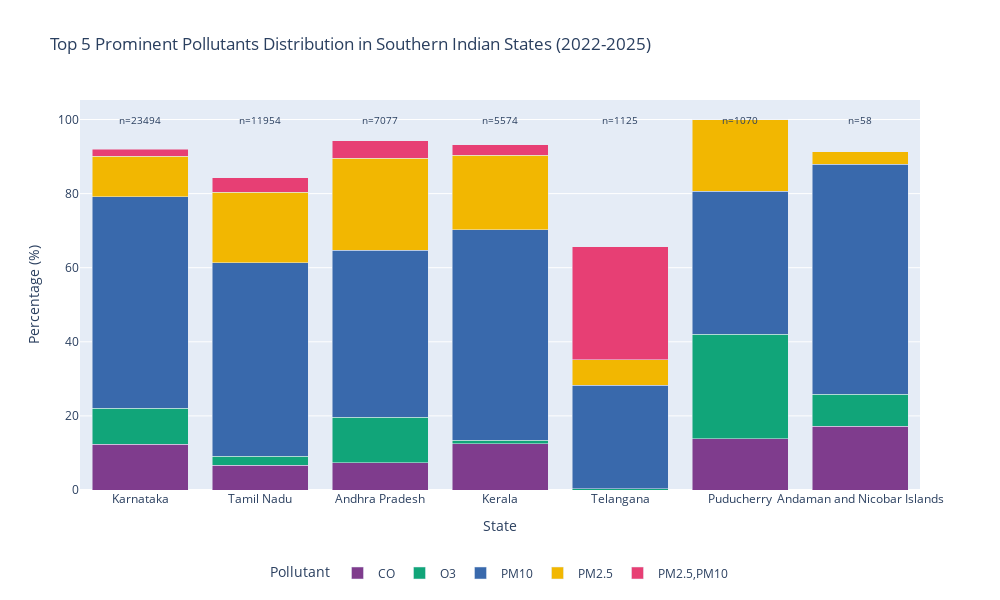

Notebook code cell kept with this figure:
### Code cell
# Create a clean visualization for top 5 pollutants across Southern Indian states
# Get overall top 5 pollutants by frequency
top5_pollutants = pollutant_counts.groupby('prominent_pollutants')['count'].sum().sort_values(ascending=False).head(5).index

# Create a filtered dataframe for better visualization
vis_data = pollutant_counts[pollutant_counts['prominent_pollutants'].isin(top5_pollutants)].copy()

# Sort states by total number of readings for better visualization
state_order = state_totals.sort_values('total', ascending=False)['state']

# Create a stacked bar chart to show distribution
fig = px.bar(
    vis_data, 
    x='state', 
    y='percentage',
    color='prominent_pollutants',
    barmode='stack',
    height=600,
    width=1000,
    color_discrete_sequence=px.colors.qualitative.Bold,
    title='Top 5 Prominent Pollutants Distribution in Southern Indian States (2022-2025)',
    category_orders={"state": state_order}
)

# Customize layout
fig.update_layout(
    xaxis_title='State',
    yaxis_title='Percentage (%)',
    legend_title='Pollutant',
    legend=dict(orientation='h', yanchor='bottom', y=-0.25, xanchor='center', x=0.5)
)

# Add annotations for total readings
for state in southern_df['state'].unique():
    total = pollutant_counts[pollutant_counts['state'] == state]['total'].iloc[0]
    fig.add_annotation(
        x=state,
        y=100,
        text=f"n={total}",
        showarrow=False,
        font=dict(size=10)
    )

fig.show()

### Figure 1 — Plotly figure (JSON) as saved in the notebook; plotly's stock layout.template omitted (floating-point values rounded to 4 significant figures)
{"data": [{"hovertemplate": "prominent_pollutants=CO<br>state=%{x}<br>percentage=%{y}<extra></extra>", "legendgroup": "CO", "marker": {"color": "rgb(127, 60, 141)", "pattern": {"shape": ""}}, "name": "CO", "orientation": "v", "showlegend": true, "textposition": "auto", "type": "bar", "x": ["Andaman and Nicobar Islands", "Andhra Pradesh", "Karnataka", "Kerala", "Puducherry", "Tamil Nadu"], "xaxis": "x", "y": [17.2, 7.3, 12.4, 12.5, 13.8, 6.7], "yaxis": "y"}, {"hovertemplate": "prominent_pollutants=O3<br>state=%{x}<br>percentage=%{y}<extra></extra>", "legendgroup": "O3", "marker": {"color": "rgb(17, 165, 121)", "pattern": {"shape": ""}}, "name": "O3", "orientation": "v", "showlegend": true, "textposition": "auto", "type": "bar", "x": ["Andaman and Nicobar Islands", "Andhra Pradesh", "Karnataka", "Kerala", "Puducherry", "Tamil Nadu", "Telangana"], "xaxis": "x", "y": [8.6, 12.4, 9.7, 0.9, 28.3, 2.4, 0.3], "yaxis": "y"}, {"hovertemplate": "prominent_pollutants=PM10<br>state=%{x}<br>percentage=%{y}<extra></extra>", "legendgroup": "PM10", "marker": {"color": "rgb(57, 105, 172)", "pattern": {"shape": ""}}, "name": "PM10", "orientation": "v", "showlegend": true, "textposition": "auto", "type": "bar", "x": ["Andaman and Nicobar Islands", "Andhra Pradesh", "Karnataka", "Kerala", "Puducherry", "Tamil Nadu", "Telangana"], "xaxis": "x", "y": [62.1, 45.0, 57.1, 56.8, 38.6, 52.3, 28.0], "yaxis": "y"}, {"hovertemplate": "prominent_pollutants=PM2.5<br>state=%{x}<br>percentage=%{y}<extra></extra>", "legendgroup": "PM2.5", "marker": {"color": "rgb(242, 183, 1)", "pattern": {"shape": ""}}, "name": "PM2.5", "orientation": "v", "showlegend": true, "textposition": "auto", "type": "bar", "x": ["Andaman and Nicobar Islands", "Andhra Pradesh", "Karnataka", "Kerala", "Puducherry", "Tamil Nadu", "Telangana"], "xaxis": "x", "y": [3.4, 24.8, 10.9, 20.1, 19.3, 19.0, 6.8], "yaxis": "y"}, {"hovertemplate": "prominent_pollutants=PM2.5,PM10<br>state=%{x}<br>percentage=%{y}<extra></extra>", "legendgroup": "PM2.5,PM10", "marker": {"color": "rgb(231, 63, 116)", "pattern": {"shape": ""}}, "name": "PM2.5,PM10", "orientation": "v", "showlegend": true, "textposition": "auto", "type": "bar", "x": ["Andhra Pradesh", "Karnataka", "Kerala", "Tamil Nadu", "Telangana"], "xaxis": "x", "y": [4.7, 1.9, 2.9, 3.9, 30.5], "yaxis": "y"}], "layout": {"annotations": [{"font": {"size": 10}, "showarrow": false, "text": "n=5574", "x": "Kerala", "y": 100}, {"font": {"size": 10}, "showarrow": false, "text": "n=23494", "x": "Karnataka", "y": 100}, {"font": {"size": 10}, "showarrow": false, "text": "n=11954", "x": "Tamil Nadu", "y": 100}, {"font": {"size": 10}, "showarrow": false, "text": "n=7077", "x": "Andhra Pradesh", "y": 100}, {"font": {"size": 10}, "showarrow": false, "text": "n=1125", "x": "Telangana", "y": 100}, {"font": {"size": 10}, "showarrow": false, "text": "n=1070", "x": "Puducherry", "y": 100}, {"font": {"size": 10}, "showarrow": false, "text": "n=58", "x": "Andaman and Nicobar Islands", "y": 100}], "barmode": "stack", "height": 600, "legend": {"orientation": "h", "title": {"text": "Pollutant"}, "tracegroupgap": 0, "x": 0.5, "xanchor": "center", "y": -0.25, "yanchor": "bottom"}, "title": {"text": "Top 5 Prominent Pollutants Distribution in Southern Indian States (2022-2025)"}, "width": 1000, "xaxis": {"anchor": "y", "categoryarray": ["Karnataka", "Tamil Nadu", "Andhra Pradesh", "Kerala", "Telangana", "Puducherry", "Andaman and Nicobar Islands"], "categoryorder": "array", "domain": [0, 1], "title": {"text": "State"}}, "yaxis": {"anchor": "x", "domain": [0, 1], "title": {"text": "Percentage (%)"}}}}
